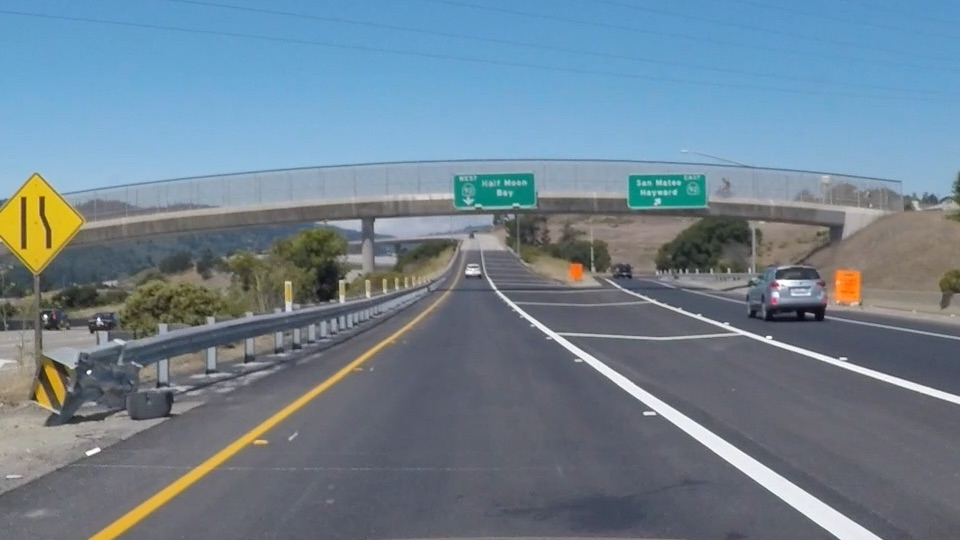
#> input picture Lesson4/Section13/exit-ramp.jpg, 960 x 540 px, found by its file name
$ python CannyEdgeDetection.py
#> lines starting #> are read from the running program, lines starting #| are printed output that depends on the picture; after the words box and inside, x2 and y2 are one past the last pixel; in counts of white or black regions, pixels touching at a corner belong together
# Do all the relevant imports
import matplotlib.pyplot as plt
import matplotlib.image as mpimg
import numpy as np
import cv2

# Read in the image and convert to grayscale
# Note: in the previous example we were reading a .jpg
# Here we read a .png and convert to 0,255 bytescale
image = mpimg.imread('.\\SelfDrivingCarEngineer\\Lesson4\\Section13\\exit-ramp.jpg')
#> image is the input picture: shape (540, 960, 3); mean R, G, B 111.3, 130.2, 144.4
gray = cv2.cvtColor(image,cv2.COLOR_RGB2GRAY)
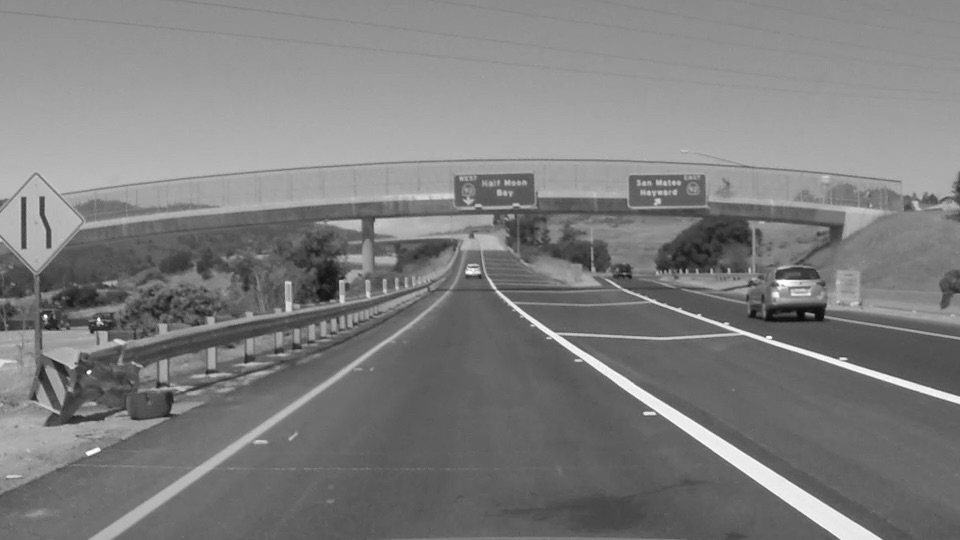
#> gray: shape (540, 960); min 7, max 255, mean 126.2


# Define a kernel size for Gaussian smoothing / blurring
kernel_size = 3 # Must be an odd number (3, 5, 7...)
blur_gray = cv2.GaussianBlur(gray,(kernel_size, kernel_size),0)
plt.figure()
plt.imshow(blur_gray, cmap='gray')


# Define our parameters for Canny and run it
low_threshold = 100
high_threshold = 240
edges = cv2.Canny(blur_gray, low_threshold, high_threshold)
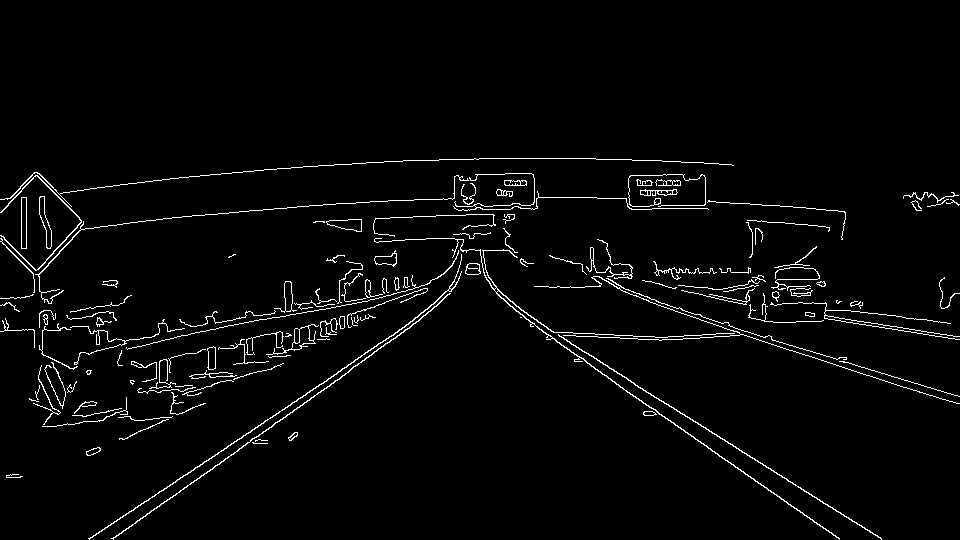
#> edges: shape (540, 960); 2.8% white in thin lines or dots, all inside (x1, y1, x2, y2) = (0, 158, 960, 540)

# Display the image
plt.figure()
plt.imshow(edges, cmap='Greys_r')

plt.show()
